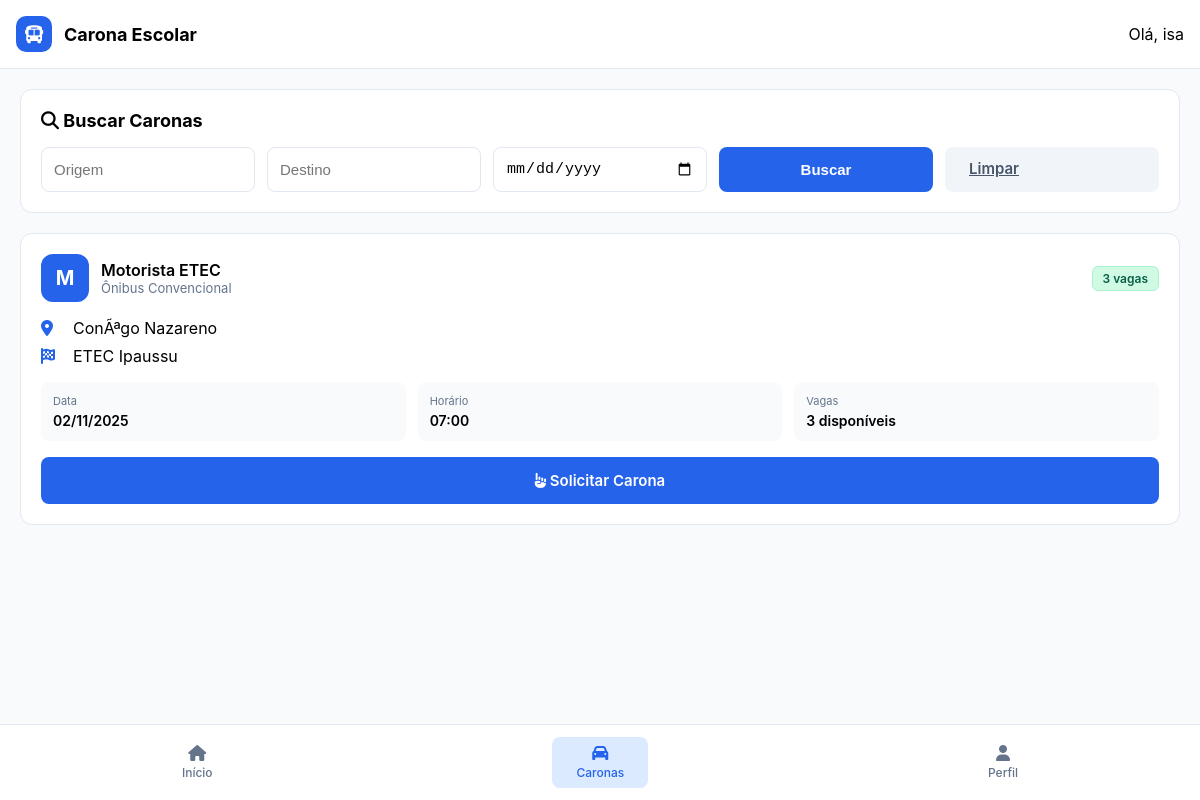
Page /caronas.php (signed in) on the committed database.
### tables this page shows
CREATE TABLE `carona` (
  `motorista_id` varchar(255) NOT NULL,
  `motorista_nome` varchar(255) NOT NULL,
  `origem` varchar(255) NOT NULL,
  `destino` varchar(255) NOT NULL,
  `horario` varchar(50) NOT NULL,
  `data` date NOT NULL,
  `vagas_total` int(11) NOT NULL,
  `vagas_disponiveis` int(11) DEFAULT NULL,
  `passageiros` text DEFAULT NULL,
  `carro` varchar(100) NOT NULL,
  `observacoes` text DEFAULT NULL,
  `status` varchar(20) DEFAULT 'ativa',
  `codigo_carona` varchar(30) NOT NULL,
  `criado_em` timestamp NOT NULL DEFAULT current_timestamp() ON UPDATE current_timestamp()
);

CREATE TABLE `usuario` (
  `ID` int(11) NOT NULL,
  `nome` varchar(30) NOT NULL,
  `email` varchar(30) NOT NULL,
  `senha` varchar(16) NOT NULL,
  `telefone` varchar(20) DEFAULT NULL,
  `carro` varchar(30) NOT NULL,
  `tipo` varchar(20) DEFAULT NULL
);

### caronas.php (the view, shortened to what this page needs)
<?php
include 'conexao.php';
$nomeusuario = $_SESSION["nome"];
$origem = $_GET['origem'] ?? '';
$destino = $_GET['destino'] ?? '';
$data = $_GET['data'] ?? '';
$sql = "SELECT c.*, u.nome as motorista_nome, u.telefone as motorista_telefone
        FROM carona c
        INNER JOIN usuario u ON c.motorista_id = u.ID
        WHERE c.status = 'ativo' AND c.vagas_disponiveis > 0";
$sql .= " ORDER BY c.data, c.horario";
$result = $conn->query($sql);
?>
<!DOCTYPE html>
<html lang="pt-BR">
<head>
    <link rel="stylesheet" href="https://cdnjs.cloudflare.com/ajax/libs/font-awesome/6.4.0/css/all.min.css">
</head>
<body>
    <header class="header">
        <div class="header-content">
            <div class="logo">
                <div class="logo-icon"><i class="fa-solid fa-bus"></i></div>
                Carona Escolar
            </div>
            <div>Olá, <?= $nomeusuario ?></div>
        </div>
    </header>
    <div class="container">
        <div class="search-box">
            <div class="search-title"><i class="fa-solid fa-magnifying-glass"></i> Buscar Caronas</div>
            <form method="GET" class="search-form">
                <input type="text" name="origem" class="form-input" placeholder="Origem" value="<?= htmlspecialchars($origem) ?>">
                <input type="text" name="destino" class="form-input" placeholder="Destino" value="<?= htmlspecialchars($destino) ?>">
                <input type="date" name="data" class="form-input" value="<?= htmlspecialchars($data) ?>">
                <button type="submit" class="btn btn-primary">Buscar</button>
                <a href="caronas.php" class="btn btn-secondary">Limpar</a>
            </form>
        </div>
        <?php if ($result->num_rows > 0): ?>
            <?php while ($row = $result->fetch_assoc()): ?>
                <div class="carona-card">
                    <div class="motorista-info">
                        <div class="avatar"><?= strtoupper(substr($row['motorista_nome'], 0, 1)) ?></div>
                        <div style="flex: 1;">
                            <div class="motorista-nome"><?= $row['motorista_nome'] ?></div>
                            <div style="font-size: 13px; color: #64748b;"><?= $row['carro'] ?></div>
                        </div>
                        <span class="badge-vagas"><?= $row['vagas_disponiveis'] ?> vagas</span>
                    </div>
                    <div class="route-info">
                        <div class="route-item">
                            <i class="fa-solid fa-location-dot"></i>
                            <span><?= $row['origem'] ?></span>
                        </div>
                        <div class="route-item">
                            <i class="fa-solid fa-flag-checkered"></i>
                            <span><?= $row['destino'] ?></span>
                        </div>
                    </div>
                    <div class="info-grid">
                        <div class="info-item">
                            <div class="info-label">Data</div>
                            <div class="info-value"><?= date('d/m/Y', strtotime($row['data'])) ?></div>
                        </div>
                        <div class="info-item">
                            <div class="info-label">Horário</div>
                            <div class="info-value"><?= $row['horario'] ?></div>
                        </div>
                        <div class="info-item">
                            <div class="info-label">Vagas</div>
                            <div class="info-value"><?= $row['vagas_disponiveis'] ?> disponíveis</div>
                        </div>
                    </div>
                    <a href="solicitar_carona.php?codigo_carona=<?= $row['codigo_carona'] ?>" class="btn btn-primary" style="width: 100%; display: block; text-align: center; text-decoration: none; padding: 14px;">
                        <i class="fa-solid fa-hand-point-up"></i> Solicitar Carona
                    </a>
                </div>
            <?php endwhile; ?>
        <?php endif; ?>
    </div>
    <nav class="bottom-nav">
        <div class="nav-content">
            <a href="index.php" class="nav-item">
                <i class="fa-solid fa-house"></i>
                <span class="nav-label">Início</span>
            </a>
            <a href="caronas.php" class="nav-item active">
                <i class="fa-solid fa-car"></i>
                <span class="nav-label">Caronas</span>
            </a>
            <a href="perfil.php" class="nav-item">
                <i class="fa-solid fa-user"></i>
                <span class="nav-label">Perfil</span>
            </a>
        </div>
    </nav>
</body>
</html>

### caronas.php (style rules this page uses)
* { margin: 0; padding: 0; box-sizing: border-box; }
body { font-family: -apple-system, BlinkMacSystemFont, 'Segoe UI', Roboto, sans-serif; background: #f8fafc; padding-bottom: 80px; }
.header { background: white; border-bottom: 1px solid #e2e8f0; padding: 16px; position: sticky; top: 0; z-index: 100; }
.header-content { display: flex; align-items: center; justify-content: space-between; max-width: 1200px; margin: 0 auto; }
.logo { display: flex; align-items: center; gap: 12px; font-size: 18px; font-weight: 700; }
.logo-icon { width: 36px; height: 36px; background: #2563eb; border-radius: 10px; display: flex; align-items: center; justify-content: center; color: white; }
.container { max-width: 1200px; margin: 0 auto; padding: 20px; }
.search-box { background: white; border: 1px solid #e2e8f0; border-radius: 12px; padding: 20px; margin-bottom: 20px; }
.search-title { font-size: 18px; font-weight: 700; margin-bottom: 16px; }
.search-form { display: grid; grid-template-columns: repeat(auto-fit, minmax(200px, 1fr)); gap: 12px; }
.form-input { padding: 12px; border: 1px solid #e2e8f0; border-radius: 8px; font-size: 15px; }
.btn { padding: 12px 24px; border: none; border-radius: 8px; font-size: 15px; font-weight: 600; cursor: pointer; }
.btn-primary { background: #2563eb; color: white; }
.btn-secondary { background: #f1f5f9; color: #475569; }
.carona-card { background: white; border: 1px solid #e2e8f0; border-radius: 12px; padding: 20px; margin-bottom: 16px; }
.motorista-info { display: flex; align-items: center; gap: 12px; margin-bottom: 16px; }
.avatar { width: 48px; height: 48px; background: #2563eb; border-radius: 12px; display: flex; align-items: center; justify-content: center; color: white; font-size: 20px; font-weight: 700; }
.motorista-nome { font-size: 16px; font-weight: 600; }
.route-info { margin-bottom: 16px; }
.route-item { display: flex; align-items: center; gap: 12px; margin-bottom: 8px; }
.route-item i { color: #2563eb; width: 20px; }
.info-grid { display: grid; grid-template-columns: repeat(auto-fit, minmax(120px, 1fr)); gap: 12px; margin-bottom: 16px; }
.info-item { padding: 12px; background: #f8fafc; border-radius: 8px; font-size: 14px; }
.info-label { font-size: 11px; color: #64748b; margin-bottom: 4px; }
.info-value { font-weight: 600; }
.bottom-nav { position: fixed; bottom: 0; left: 0; right: 0; background: white; border-top: 1px solid #e2e8f0; padding: 12px 0; }
.nav-content { display: flex; justify-content: space-around; max-width: 1200px; margin: 0 auto; }
.nav-item { display: flex; flex-direction: column; align-items: center; gap: 4px; padding: 8px 24px; text-decoration: none; color: #64748b; border-radius: 8px; }
.nav-item.active { color: #2563eb; background: #dbeafe; }
.nav-label { font-size: 12px; font-weight: 500; }
.badge-vagas { background: #d1fae5; color: #065f46; padding: 4px 10px; border-radius: 6px; font-size: 12px; font-weight: 600; border: 1px solid #a7f3d0; }

### rows in the picture
carona: usuario.nome "M", usuario.nome "Motorista ETEC", carro "Ônibus Convencional", vagas_disponiveis "3", origem "ConÃªgo Nazareno", destino "ETEC Ipaussu", data "02/11/2025", horario "07:00"

### other values in the picture
$nomeusuario "isa"
